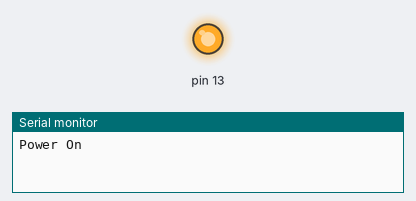
Simulated run of this sketch. Board: Arduino Uno, built with avr-gcc and run on an emulated ATmega328P. On the bench: output pins drawn as LEDs (lit = HIGH), the last lines printed to the serial monitor.

Above: at 1.0 s.
At 5.5 s:
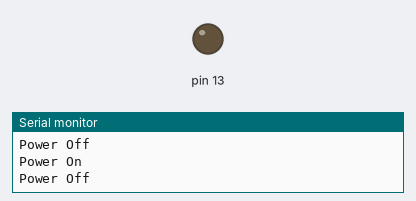
Timing chart, 0 to 6.9 s (numbered marks = the images above):
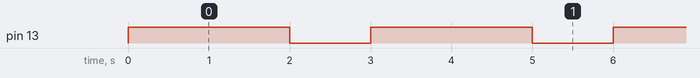

The sketch:

activity_01.ino
```cpp
void setup() {
  // put your setup code here, to run once:
  Serial.begin(9600);
  pinMode(13, OUTPUT);
}

void loop() {
  // put your main code here, to run repeatedly:
  Serial.println("Power On");
  digitalWrite(13, HIGH);
  delay(2000);
  Serial.println("Power Off");
  digitalWrite(13, LOW);
  delay(1000);
}
```

Measured:
- by itself, pin 13: alternates HIGH for 2.0 s and LOW for 1.0 s
